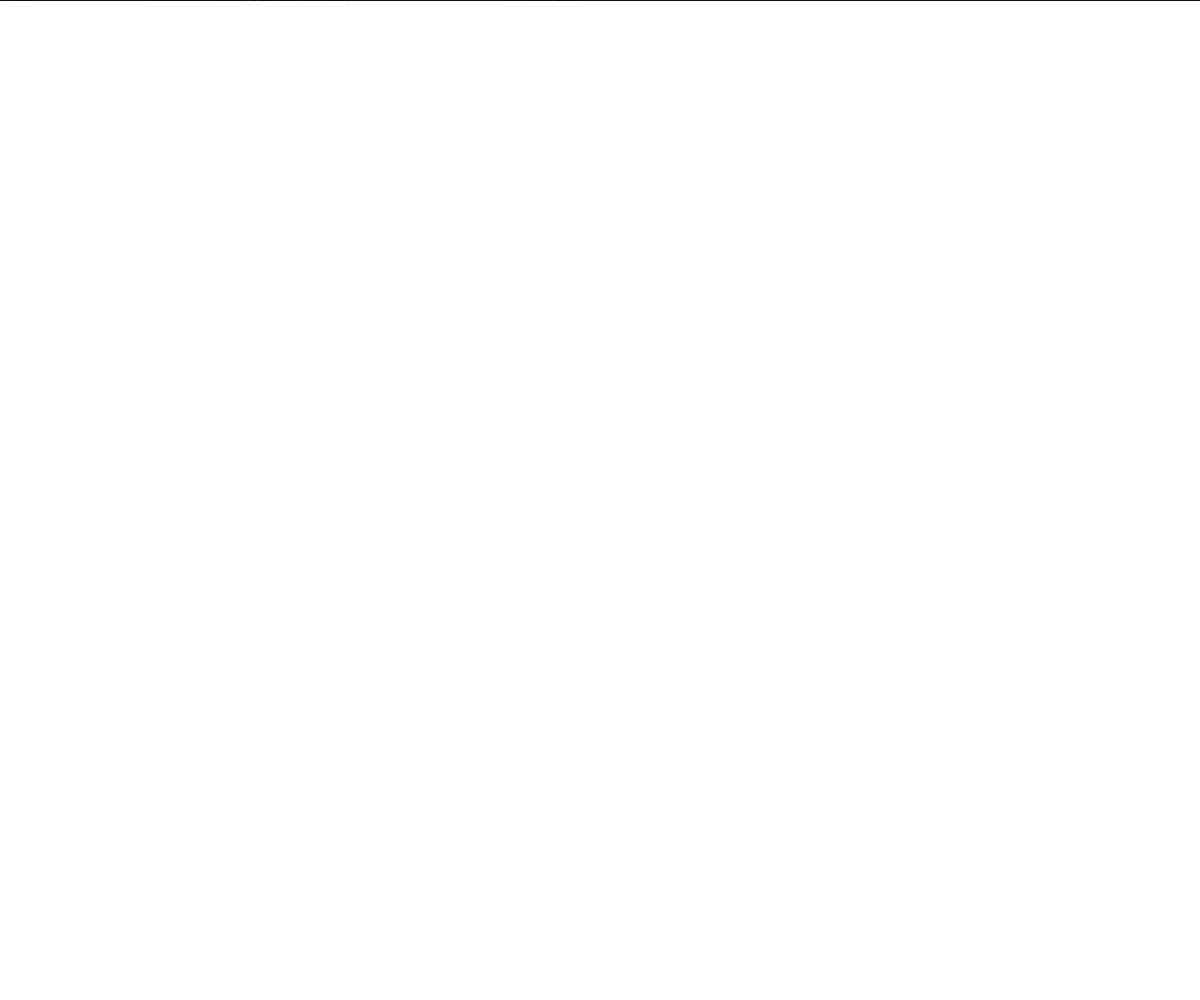
Frame 1 (no input)
Frame 60 (no input): identical to frame 1, image omitted
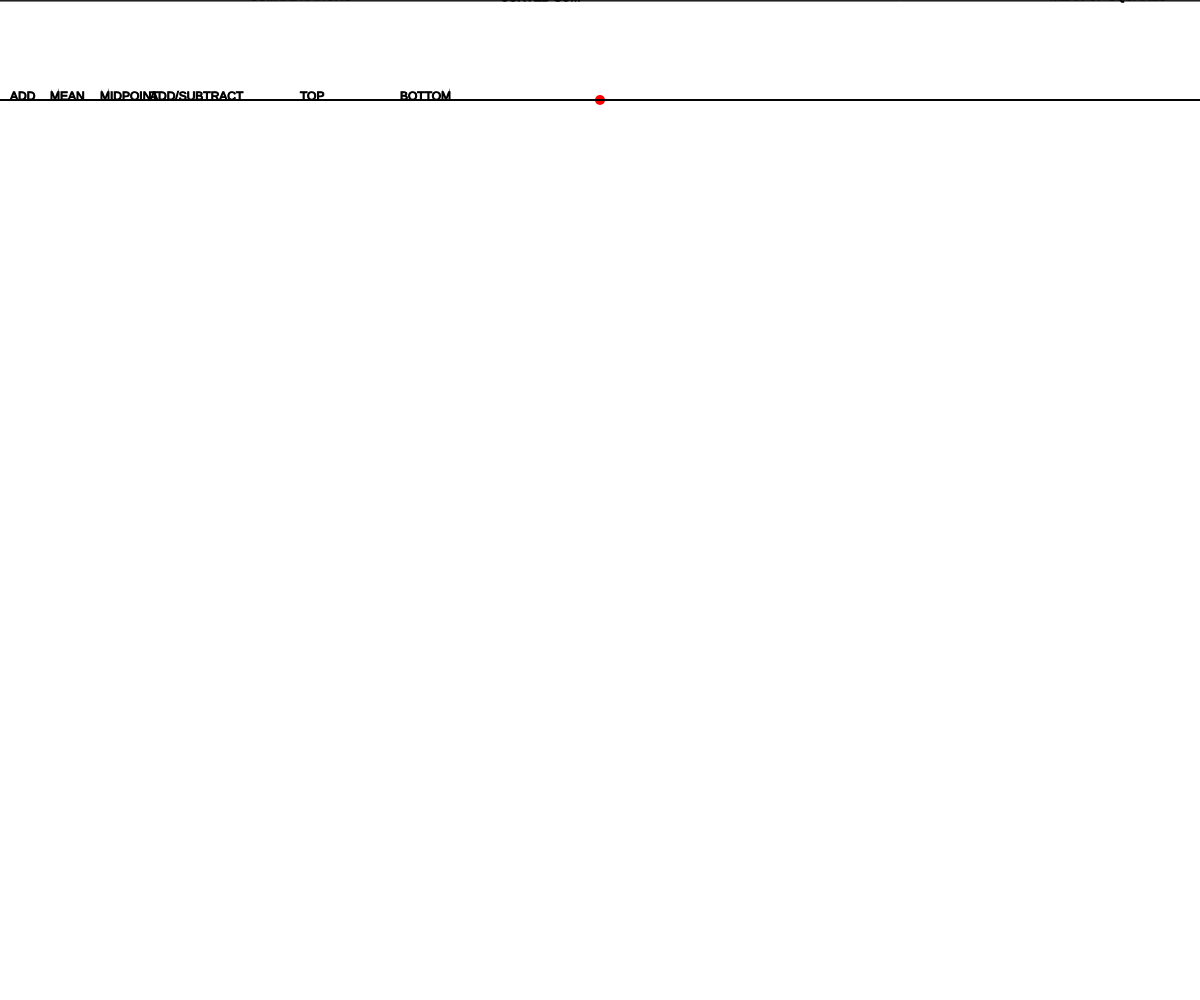
Frame 120 (the mouse pressed at the canvas centre since frame 60)

The p5.js sketch that drew these frames (run headless with seeded random() and noise() and a simulated clock; from frame 60 on, the mouse is pressed at the canvas centre):

// p5.js sketch
// ── sketch.js
let data = [];

function mousePressed() {
  // Generate some data with mouseY position
  let d = mouseY;
  data.push(d/5);
}

function setup() {
  createCanvas(windowWidth, windowHeight);
}

function draw() {
  background(255);

  // Plot data evenly across the screen
  let colW = width / data.length;
  fill('red');
  noStroke();
  for (let d in data) {
    let x = (d * colW) + (colW / 2);
    let y = data[d];
    ellipse(x, y, 10, 10);
  }

  // Black text
  fill ('black');
  stroke('black');
  // ADD DATA
  // Who matters?
  // On some level, everyone.
  // But bigger contributors, contribute more.
  let sum = 0;
  for (let d of data) {
    sum += d;
  }
  line(0, sum, width, sum);
  text("ADD", 10, sum);

  // MEAN (AVERAGE)
  // Who matters?
  // Same as ADD, but the more people there are,
  // the impact of big contributors is dampened
  let mean = sum / data.length;
  line(0, mean, width, mean);
  text("MEAN", 50, mean);

  // Who matters?
  // The middle person. This is the true midpoint.
  // This gives you a clue about the shape of the distribution curve.
  data.sort(function(a, b) {
    return a - b
  });
  let median = data[data.length / 2];
  line(0, median, width, median);
  text("MEDIAN", 200, median);

  // Who matters?
  // The top person.
  let top = data[data.length - 1];
  line(0, top, width, top);
  text("TOP", 300, top);

  // Who matters?
  // The bottom person.
  let bottom = data[0];
  line(0, bottom, width, bottom);
  text("BOTTOM", 400, bottom);

  // FIND MIDPOINT
  // Who matters?
  // Only the highest and lowest values matter.
  let midpoint = (top + bottom) / 2;
  line(0, midpoint, width, midpoint);
  text("MIDPOINT", 100, midpoint);

  // Who matters?
  // The top person sets the standard by which everyone else is measured.
  // But actually, their contribution to the mean is dampened because it's normalized.
  let curveSum = 0;
  for (let d of data) {
    curveSum += d / top;
  }
  line(0, curveSum, width, curveSum);
  text("CURVED SUM", 500, curveSum);

  // ADD ABOVE MEAN, SUBTRACT BELOW MEAN
  // Who matters?
  // Values above the mean contribute.
  // Values below the mean take away.
  // This is a way to raise the floor, or
  // race to the bottom.
  let addSubtract = 0;
  for (let d of data) {
    if (d >= mean) addSubtract += d;
    else addSubtract -= d;
  }
  line(0, addSubtract, width, addSubtract);
  text("ADD/SUBTRACT", 150, addSubtract);

  // AVG DEVIATION FROM THE MEAN
  // Who  matters?
  // Outliers. It doesn't matter how high or low your value is,
  // what counts is staying in sync with everyone else. Therefore
  // anyone not in sync with the group has a big impact.
  let sumDevs = 0;
  for (let d of data) {
    sumDevs += abs(d - mean);
  }
  line(0, sumDevs, width, sumDevs);
  text("SUM DEVIATIONS", 250, sumDevs);

  // SQUARE IT, MEAN IT
  // Who  matters?
  // Higher values have more weight.
  let meansqs = 0;
  for (let i = 0; i < data.length; i++) {
    let d = data[i];
    let dev = abs(mean - data[i]);
    meansqs += (dev * dev);
  }
  meansqs /= data.length;
  line(0, meansqs, width, meansqs);
  text("MEAN OF SQUARES", width - 150, meansqs);
}
